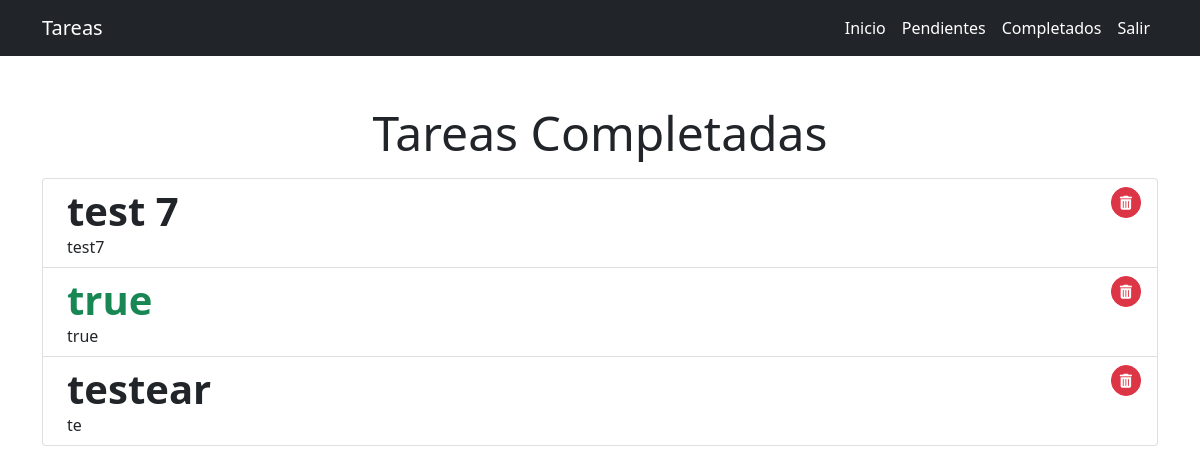
The page /tasks_completed/ (signed in) on the database as committed earlier.
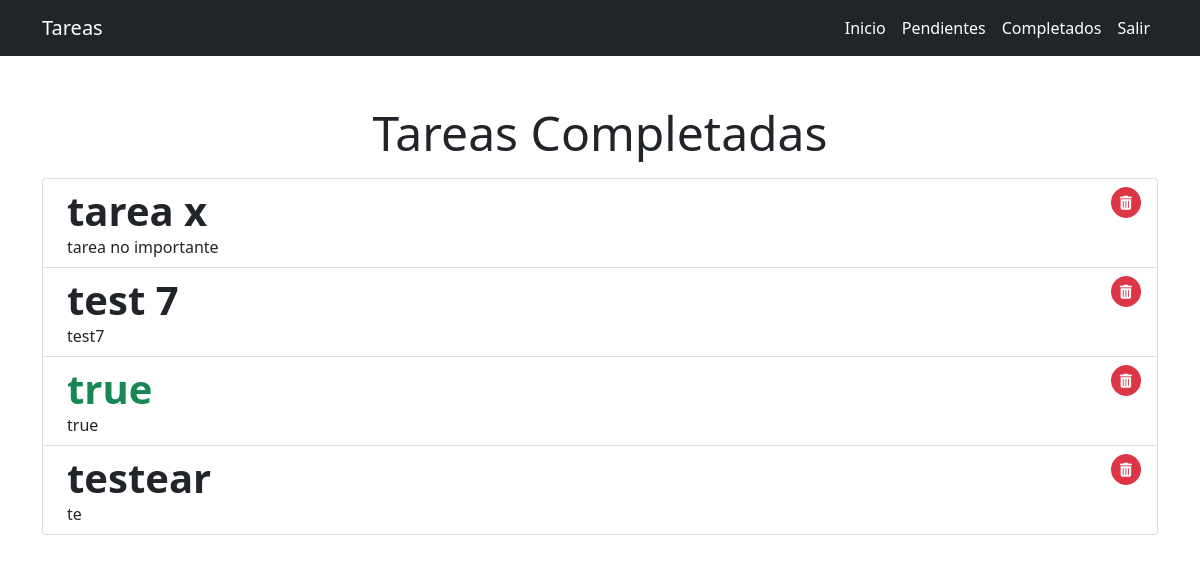
The same page on the database as committed later.
### tasks/models.py (models this page shows, shortened)
class Task(models.Model):
    title = models.CharField(max_length=100)
    description = models.TextField(blank= True)
    created = models.DateTimeField(auto_now_add=True)
    datecompleted = models.DateTimeField(null=True, blank=True)
    important = models.BooleanField(default= False)
    user = models.ForeignKey(User, on_delete= models.CASCADE)

### tasks/views.py (the view)
# urls.py: path('tasks_completed/', tasks_completed, name='tasks_completed'),
@login_required
def tasks_completed(request):
    tasks = Task.objects.filter(user= request.user, datecompleted__isnull= False).order_by('-datecompleted')
    return render(request, 'tasks_completed.html', {
        'tasks': tasks
    })

### tasks/templates/tasks_completed.html (shortened to what this page needs)
{% extends 'base.html' %}
{% block content %}
<main class="container py-5">
    <div class="display-5 text-center">Tareas Completadas</div>
    <ol class="list-group list-group-numbered py-3">
        {% for task in tasks %}
        <a href="{% url 'task_detail' task.id %}" class="list-group-item d-flex justify-content-between align-items-start py-2">
          <div class="ms-2 me-auto">
            {% if task.important %}
                <div class="display-6 fw-bold text-success">{{ task.title }}</div>
            {% else %}
                <div class="display-6 fw-bold">{{ task.title }}</div>
            {% endif %}
            {{ task.description }}
          </div>
          <div >
                <form action="{% url 'task_deleted' task.id %}" method="POST">
                    <button class="btn btn-danger btn-sm rounded-pill">
                        <i class="fa-sharp fa-solid fa-trash-can"></i>
                    </button>
                </form>
            </div>
        </a>
        {% endfor %}
</main>
{% endblock %}

### tasks/templates/base.html (shortened to what this page needs)
<!DOCTYPE html>
<html lang="en">
<head>
    <link href="https://cdn.jsdelivr.net/npm/bootstrap@5.0.2/dist/css/bootstrap.min.css" rel="stylesheet">
    <link rel="stylesheet" href="https://cdnjs.cloudflare.com/ajax/libs/font-awesome/6.2.0/css/all.min.css" />
</head>
<body>
    <nav class="navbar navbar-expand-lg navbar-dark bg-dark">
        <div class="container">
          <a class="navbar-brand" href="{% url 'tasks' %}">Tareas</a>
          <div class="collapse navbar-collapse" id="navbarNav">
            <ul class="navbar-nav ms-auto">
                <li class="nav-item">
                    <a  class="nav-link active" aria-current="page" href="/">Inicio</a>
                </li>
                {% if user.is_authenticated %}
                <li class="nav-item">
                    <a  class="nav-link active" aria-current="page" href="{% url 'tasks' %}">Pendientes</a>
                </li>
                <li class="nav-item">
                    <a  class="nav-link active" aria-current="page" href="{% url 'tasks_completed' %}">Completados</a>
                </li>
                <li class="nav-item">
                    <a  class="nav-link active" aria-current="page" href="{% url 'logout' %}">Salir</a>
                </li>
                {% endif %}
            </ul>
          </div>
        </div>
      </nav>
    {% block content %}
    {% endblock %}
</body>
</html>

Rows that differ between the two databases and show on the page:
added Task: title "tarea x", description "tarea no importante"
